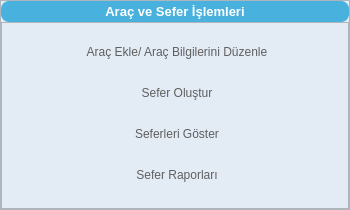
<?xml version="1.0" encoding="UTF-8"?>
<ui version="4.0">
 <class>Form</class>
 <widget class="QWidget" name="Form">
  <property name="geometry">
   <rect>
    <x>0</x>
    <y>0</y>
    <width>350</width>
    <height>210</height>
   </rect>
  </property>
  <property name="minimumSize">
   <size>
    <width>350</width>
    <height>210</height>
   </size>
  </property>
  <property name="maximumSize">
   <size>
    <width>350</width>
    <height>210</height>
   </size>
  </property>
  <property name="windowTitle">
   <string>Form</string>
  </property>
  <property name="styleSheet">
   <string notr="true">QFrame{
	background-color: #e3ebf5;
}</string>
  </property>
  <layout class="QVBoxLayout" name="verticalLayout_2">
   <property name="spacing">
    <number>0</number>
   </property>
   <property name="leftMargin">
    <number>0</number>
   </property>
   <property name="topMargin">
    <number>0</number>
   </property>
   <property name="rightMargin">
    <number>0</number>
   </property>
   <property name="bottomMargin">
    <number>0</number>
   </property>
   <item>
    <widget class="QFrame" name="frameVehicleAndTrip">
     <property name="frameShape">
      <enum>QFrame::StyledPanel</enum>
     </property>
     <property name="frameShadow">
      <enum>QFrame::Raised</enum>
     </property>
     <layout class="QVBoxLayout" name="verticalLayout">
      <property name="spacing">
       <number>0</number>
      </property>
      <property name="leftMargin">
       <number>0</number>
      </property>
      <property name="topMargin">
       <number>0</number>
      </property>
      <property name="rightMargin">
       <number>0</number>
      </property>
      <property name="bottomMargin">
       <number>0</number>
      </property>
      <item>
       <widget class="QPushButton" name="pushButtonVehicleAndTripOperation">
        <property name="font">
         <font>
          <family>Segoe UI</family>
          <pointsize>10</pointsize>
          <weight>75</weight>
          <italic>false</italic>
          <bold>true</bold>
         </font>
        </property>
        <property name="styleSheet">
         <string notr="true">QPushButton {
    background-color: #48B1DD;
    color: white;
    border: none;
    border-radius: 8px;
    padding: 3px 5px 3px 5px;
    font: bold 10pt &quot;Segoe UI&quot;;
    text-align: center;
}

</string>
        </property>
        <property name="text">
         <string>Araç ve Sefer İşlemleri</string>
        </property>
        <property name="checkable">
         <bool>true</bool>
        </property>
       </widget>
      </item>
      <item>
       <widget class="QFrame" name="frameVehicleAndTripDropDown">
        <property name="styleSheet">
         <string notr="true">QPushButton {
    background-color: transparent;
    color: #5F5F5F;
    border-radius: 6px;
    padding: 5px 10px 5px 14px;
    font: 9pt &quot;Segoe UI&quot;;
    qproperty-icon: url(:/icons/arrow-down-dark.svg);
    qproperty-iconSize: 11px 11px;
    text-align: center;
}
QPushButton:pressed {
    qproperty-icon: url(:/icons/arrow-up-dark.svg);
    background-color: #e6e6e6;
}
QPushButton:hover {
    background-color: #e0e0e0;
}
QFrame{
	background-color: #e3ebf5;
}</string>
        </property>
        <property name="frameShape">
         <enum>QFrame::StyledPanel</enum>
        </property>
        <property name="frameShadow">
         <enum>QFrame::Raised</enum>
        </property>
        <layout class="QVBoxLayout" name="verticalLayout_6">
         <property name="spacing">
          <number>0</number>
         </property>
         <property name="leftMargin">
          <number>0</number>
         </property>
         <property name="topMargin">
          <number>0</number>
         </property>
         <property name="rightMargin">
          <number>0</number>
         </property>
         <property name="bottomMargin">
          <number>0</number>
         </property>
         <item>
          <widget class="QPushButton" name="pushButtonAddVehicle">
           <property name="text">
            <string>Araç Ekle/ Araç Bilgilerini Düzenle</string>
           </property>
          </widget>
         </item>
         <item>
          <widget class="QPushButton" name="pushButtonCreateTrip">
           <property name="text">
            <string>Sefer Oluştur</string>
           </property>
          </widget>
         </item>
         <item>
          <widget class="QPushButton" name="pushButtonShowTrip">
           <property name="text">
            <string>Seferleri Göster</string>
           </property>
          </widget>
         </item>
         <item>
          <widget class="QPushButton" name="pushButtonReportTrip">
           <property name="text">
            <string>Sefer Raporları</string>
           </property>
          </widget>
         </item>
        </layout>
       </widget>
      </item>
     </layout>
    </widget>
   </item>
  </layout>
 </widget>
 <resources/>
 <connections/>
</ui>
